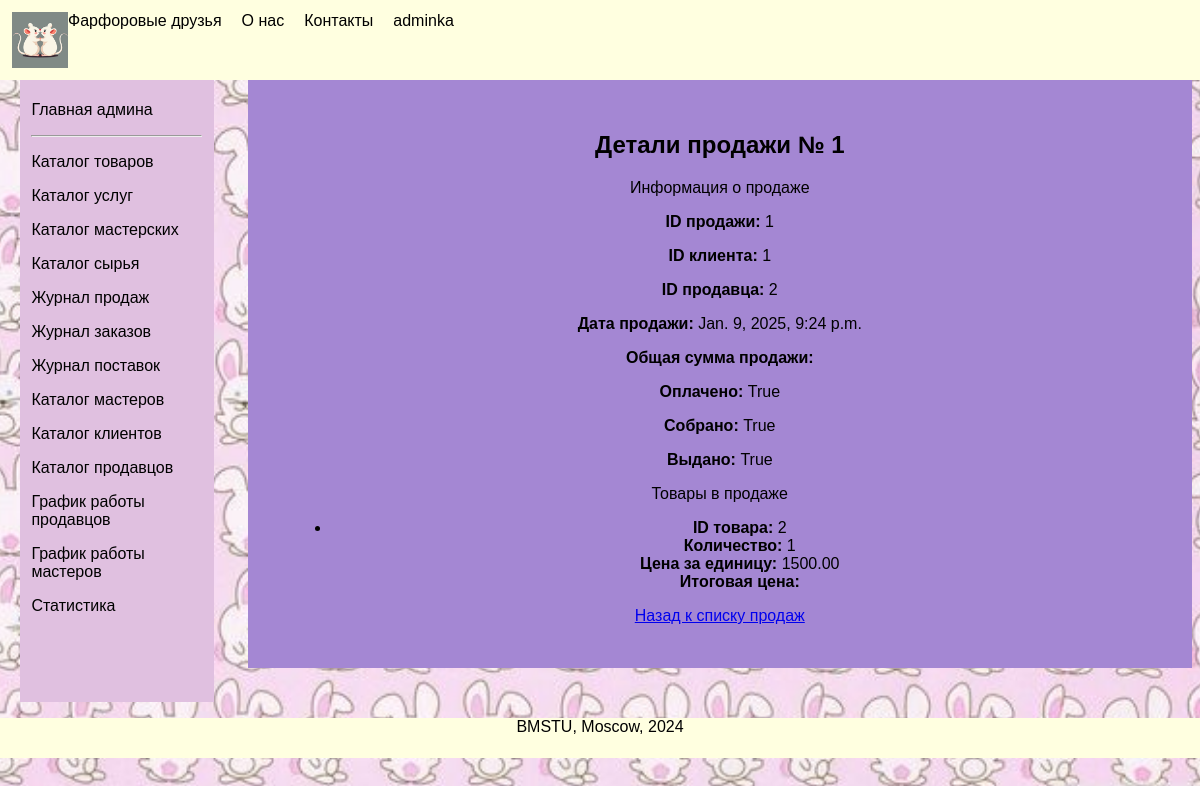
Screenshot of /sales/1/ (signed in) with the database file from the repository.
### nirs_app/models.py (models this page shows, shortened)
class User(AbstractUser):
    username = None
    first_name = models.CharField(max_length=43)
    last_name = models.CharField(max_length=43)
    email = models.EmailField(unique=True)
    phone_number = models.CharField(max_length=15)
    is_employee = models.BooleanField(default=False)
    USERNAME_FIELD = 'email'
    REQUIRED_FIELDS = ['first_name', 'last_name']

class Sale(models.Model):
    client = models.ForeignKey(Client, on_delete=models.DO_NOTHING)
    seller = models.ForeignKey(Seller, on_delete=models.DO_NOTHING)
    purchase_date = models.DateTimeField(null=False)
    is_paid = models.BooleanField(default=False)
    is_gathered = models.BooleanField(default=False)
    is_given = models.BooleanField(default=False)

class Client(models.Model):
    user = models.OneToOneField(User, on_delete=models.DO_NOTHING, related_name='client')
    birth_date = models.DateField(null=True)

class Seller(models.Model):
    user = models.OneToOneField(User, on_delete=models.DO_NOTHING, related_name='seller')

class SoldProduct(models.Model):
    sale = models.ForeignKey(Sale, on_delete=models.DO_NOTHING)
    product = models.ForeignKey(Product, on_delete=models.DO_NOTHING)
    quantity = models.IntegerField(null=False, default=0)

class Product(models.Model):
    photo = models.ImageField(upload_to="images/products", default="images/products/no_photo.png")
    name = models.CharField(max_length=255, unique=True)
    price = models.DecimalField(max_digits=10, decimal_places=2)
    description = models.TextField()
    current_quantity = models.IntegerField()

### nirs_app/views.py (the view)
# urls.py: path("<int:id>/", views.sale_detail_admin_view, name='sale_detail_admin'),
@login_required
@user_passes_test(is_seller)
def sale_detail_admin_view(request, id):
    sale = get_object_or_404(Sale, id=id)
    sold_products = SoldProduct.objects.filter(sale=sale)
    return render(request, 'sales/sale_detail.html', {'sale': sale, 'sold_products': sold_products})

### nirs_app/context_processors.py (called while the page is built)
def user_role(request):
    if request.user.is_authenticated:
        user = request.user
        role = get_user_role(user)
        return {'role': role}
    return {}

def get_user_role(user):
    if user.is_superuser:
        return 'админа'
    elif hasattr(user, 'seller'):
        return 'продавца'
    elif hasattr(user, 'master'):
        return 'мастера'
    elif hasattr(user, 'client'):
        return 'клиента'
    return None

### nirs_app/views.py (called while the page is built)
def is_seller(user):
    return hasattr(user, 'seller') or user.is_superuser

### nirs_app/templates/sales/sale_detail.html (shortened to what this page needs)
{% extends "personal/user_personal.html" %}
{% load static %}
{% block content %}
    <section id="products">
        <h2>Детали продажи № {{ sale.id }}</h2>
        <div class="card mb-3">
              <div class="card-header">Информация о продаже</div>
             <div class="card-body">
                <p><strong>ID продажи:</strong> {{ sale.id }}</p>
                 <p><strong>ID клиента:</strong> {{ sale.client.id }}</p>
                <p><strong>ID продавца:</strong> {{ sale.seller.id }}</p>
               <p><strong>Дата продажи:</strong> {{ sale.purchase_date }}</p>
               <p><strong>Общая сумма продажи:</strong> {{ sale.total_sale_price }}</p>
                <p><strong>Оплачено:</strong> {{ sale.is_paid }}</p>
                  <p><strong>Собрано:</strong> {{ sale.is_gathered }}</p>
                <p><strong>Выдано:</strong> {{ sale.is_given }}</p>
            </div>
         </div>
           <div class="card mb-3">
            <div class="card-header">Товары в продаже</div>
               <div class="card-body">
                   <ul>
                         {% for sold_product in sold_products %}
                              <li>
                                  <strong>ID товара:</strong> {{ sold_product.product.id }}<br>
                                  <strong>Количество:</strong> {{ sold_product.quantity }}<br>
                                 <strong>Цена за единицу:</strong> {{ sold_product.product.price }}<br>
                                   <strong>Итоговая цена:</strong> {{ sold_product.product_total_price }}<br>
                           </li>
                      {% empty %}
                         <li>Нет товаров</li>
                    {% endfor %}
                </ul>
              </div>
           </div>
      <a href="{% url 'sales_list' %}" class="btn btn-secondary">Назад к списку продаж</a>
    </section>
{% endblock content %}

### nirs_app/templates/index.html (shortened to what this page needs)
<!DOCTYPE html>
{% load static %}
<html lang="ru">
<head>
    <link rel="stylesheet" href="{% static 'css/styles.css' %}">
</head>
<body>
    <div class="header">
        <img src="{% static "images/farfor_logo_2d.png" %}" alt="logo" >
            <a href="{% url 'home' %}">Фарфоровые друзья</a>
            <a href="{% url 'about' %}">О нас</a>
            <a href="{% url 'contacts' %}">Контакты</a>
            {% if request.user.is_authenticated %}
                <a href="{% url 'user_personal' %}">{{ request.user.first_name }}</a>
            {% else %}
                <a href="{% url 'auth' %}">Вход</a>
            {% endif %}
    </div>
    <div class="container">
        <div class="sidebar">
            {% block sidebar %}{% endblock sidebar %}
        </div>
        <div class="content">
            {% block content %}{% endblock content %}
        </div>
    </div>
    <div class="footer">
        <p>BMSTU, Moscow, 2024</p>
    </div>
</body>
</html>

### nirs_app/static/css/styles.css (style rules this page uses)
body { background-size: cover; background-repeat: repeat-y; background-position: center; height: 100vh; margin: 0; font-family: sans-serif; box-sizing: border-box; }
.header { background-color: #FFFFE0; padding: 1%; display: flex; width: 100%; height: 10%; position: fixed; text-align: center; box-sizing: border-box; }
.header a { text-decoration:dotted; color: black; margin-right: 20px; }
.footer { background-color: #FFFFE0; width: 100%; height: 5%; text-align: center; position:static; }
.container { display: flex; width: 95%; }
.sidebar { background-color: #E0C0E0; width: 15%; padding: 1%; margin-top: 6.5%; margin-left: 20px; }
.content { align-self: center; margin-top: 3%; flex: 1; padding: 3%; height: auto; text-align: center; }
#products { padding: 5%; width: 100%; height: auto; background-color: #a487d3; }

### rows the page displays
User: user.first_name "adminka"
Sale: id "1", client.id "1", seller.id "2", purchase_date "Jan. 9, 2025, 9:24 p.m.", is_paid "True", is_gathered "True", is_given "True"
SoldProduct: product.id "2", quantity "1", product.price "1500.00"
